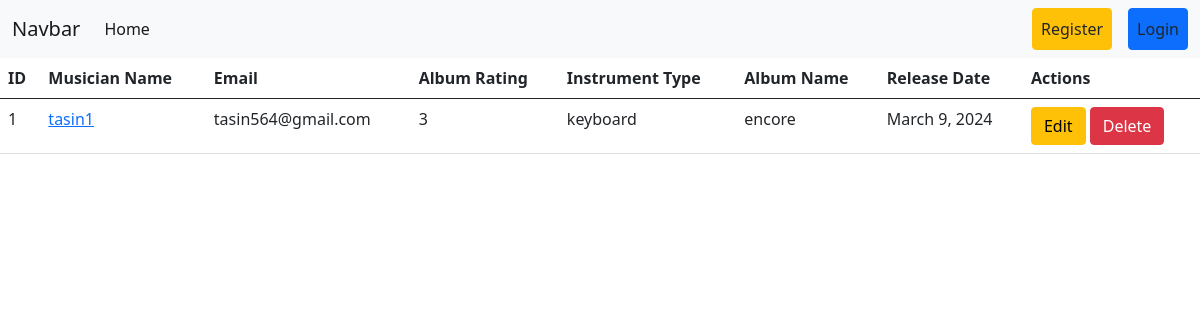
The page / on the database its author committed.
### album/models.py (models this page shows, shortened)
class Album(models.Model):
    album_name = models.CharField(max_length=100)
    musician = models.ForeignKey(Musician, related_name='albums', on_delete=models.CASCADE)
    release_date = models.DateField()
    rating = models.IntegerField(validators=[MinValueValidator(1), MaxValueValidator(5)], help_text="Rate from 1 to 5")
    user = models.ForeignKey(User, on_delete=models.CASCADE)

### musician/models.py (models this page shows, shortened)
class Musician(models.Model):
    First_name=models.CharField(max_length=100)
    Last_name=models.CharField(max_length=100)
    Email = models.EmailField(max_length=254)
    Number=models.CharField(max_length=11)
    Instrument=models.CharField(max_length=100)

### Musicians_Dictionary/views.py (the view)
# urls.py: path('',views.home,name='homepage'),
def home(request):
    data = Album.objects.select_related('musician').all()
    return render(request, 'home.html', {'data': data})

### templates/home.html
{% extends 'base.html' %}
{% block content %}
<table class="table">
    <thead>
        <tr>
            <th scope="col">ID</th>
            <th scope="col">Musician Name</th>
            <th scope="col">Email</th>
            <th scope="col">Album Rating</th>
            <th scope="col">Instrument Type</th>
            <th scope="col">Album Name</th>
            <th scope="col">Release Date</th>
            <th scope="col">Actions</th>
        </tr>
    </thead>
    <tbody>
        {% for i in data %}
        <tr>
            <td>{{ forloop.counter }}</td>
            <td>
                <a href="{% url 'edit_musician' i.musician.id %}">
                    {{ i.musician.First_name }}
                </a>
            </td>
            <td>{{ i.musician.Email }}</td>
            <td>{{ i.rating }}</td>
            <td>{{ i.musician.Instrument }}</td>
            <td>{{ i.album_name }}</td>
            <td>{{ i.release_date }}</td>
            <td>
                <a class="btn btn-warning" href="{% url 'edit_album' i.id %} ">Edit</a>
                <a class="btn btn-danger" href="{% url 'delete_album' i.id%}">Delete</a>
            </td>
        </tr>
        {% endfor %}
    </tbody>
</table>
{% endblock %}

### rows shown on the page
Album: musician.First_name "tasin1", musician.Email "tasin564@gmail.com", rating "3", musician.Instrument "keyboard", album_name "encore", release_date "March 9, 2024"
